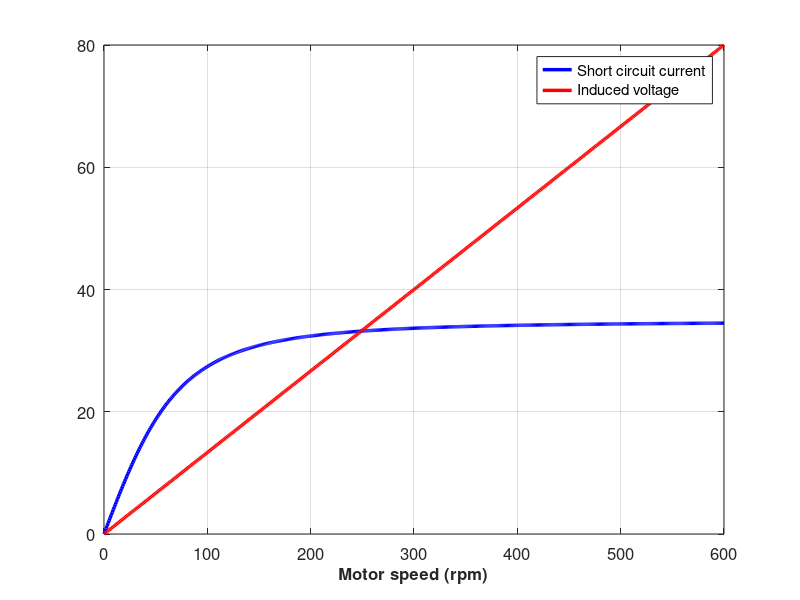

This chart was generated by the following MATLAB code:
% Calculation of short circuit current and/or required inductance

Ephm = 81; % Vrms (phase voltage)
Nr = 600; % rpm
p = 20;
fs = Nr*p/120; % Hz
Rs = 0.277; % Ohms
La = 0.78e-3; % H (IMMD)
Llk = 2.87e-3; % H (IMMD)
Ls = La + Llk; % H (IMMD)
Xs = 2*pi*fs*Ls; % Ohms
Zsc = sqrt(Rs^2+Xs^2); % Ohms
Isc = Ephm/Zsc;

Iphm = 8.5; % Arms
Iscreq = Iphm; % Arms
Zscreq = Ephm/Iscreq; % Ohms
Xscreq = sqrt(Zscreq^2-Rs^2); % Ohms
Lscreq = Xscreq/(2*pi*fs); % H

Vtm = sqrt(Ephm^2+(Xs*Iphm)^2)
pf = Ephm/Vtm;
delta = 180/pi*acos(pf);
Vtm2 = sqrt(Ephm^2+(Xscreq*Iphm)^2)
pf2 = Ephm/Vtm2;
delta2 = 180/pi*acos(pf2);

%%
% analysis of SC current with speed
Ls = 3.66e-3; % H
R = 300e-3; % Ohms
Nr = 0:600; % rpm
wr = Nr*2*pi/60; % rad/sec
p = 20;
fs = p*Nr/120; % Hz
Efn = 80; % V
Nrn = 600; % rpm
Efw = Efn/Nrn; % V/rpm
Ef = Efw*Nr; % V
Zsc = sqrt(R^2+(2*pi*fs*Ls).^2);
Isc = Ef./Zsc;


figure;
plot(Nr,Isc,'b-','Linewidth',2.5);
hold on;
plot(Nr,Ef,'r-','Linewidth',2.5);
hold off;
grid on;
set(gca,'FontSize',12);
xlabel('Motor speed (rpm)','FontSize',12,'FontWeight','Bold');
%ylabel('Motor speed (rpm)','FontSize',12,'FontWeight','Bold');
legend('Short circuit current','Induced voltage');


%%
% Some torque calculation
Qs = 24;
p = 20;
Bgp = 0.9; % T
Ip = 8*sqrt(2); % A
Dis = 180; % mm
La = 135; % mm
Ag = (pi*Dis)*La/p*1e-6; % m^2 - air gap area
nl = 2; % layer
nc = 40; % turns per coil
Kw = 0.933; % winding factor
cosphi = 0.972; % power factor

T = (1/4*pi)*Kw*nl*nc*Qs*Bgp*Ip*Ag*cosphi
